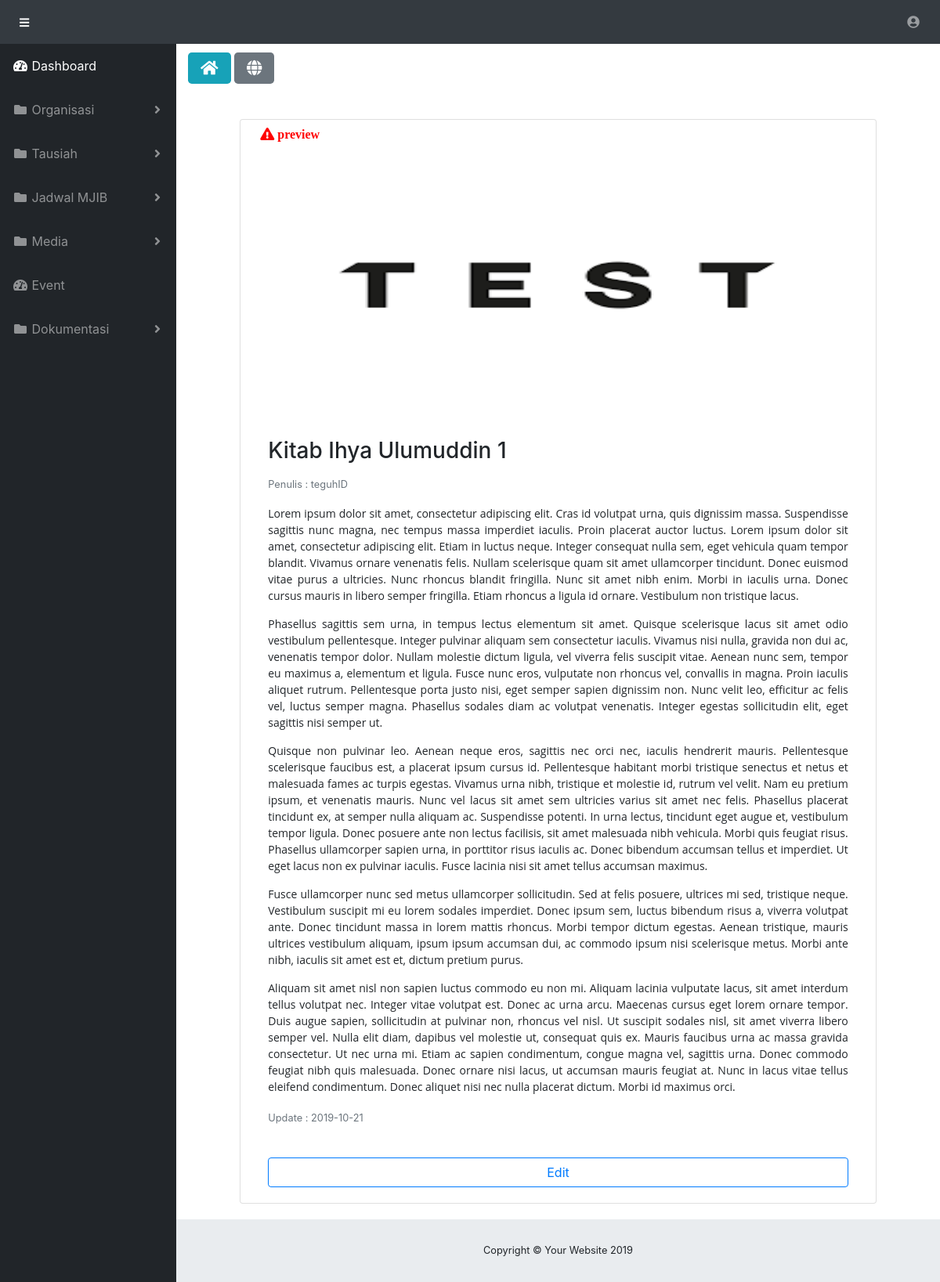
The page /index.php/Admin/DetailIhyaUlumuddin/11 on the database its author committed.
### tables this page shows
CREATE TABLE `ihya_ulumuddin` (
  `id` int(10) NOT NULL,
  `username` varchar(255) DEFAULT NULL,
  `judul` varchar(255) DEFAULT NULL,
  `content` longtext,
  `image` varchar(255) DEFAULT NULL,
  `updated_at` varchar(255) DEFAULT NULL
);

### application/controllers/Admin.php (called while the page is built, shortened)
<?php
class Admin extends CI_Controller {
	public function __construct()
	{
        $this->load->model('LoginModel');
        $this->load->model('AdminModel');
        $this->load->library('session');
	}
    public function DetailIhyaUlumuddin($id)
    {
        $data['IhyaUlumuddin'] = $this->AdminModel->DetailTausiah($id, 'ihya_ulumuddin')->result_array();
        $this->load->view('Admin/Tausiah/IhyaUlumuddin/DetailData', $data);
    }
}

### index.php (called while the page is built, shortened)
<?php
require_once BASEPATH.'core/CodeIgniter.php';

### application/models/AdminModel.php (called while the page is built, shortened)
<?php
class AdminModel extends CI_Model {
    public function DetailTausiah($id, $tabel)
    {
        $this->db->where('id', $id);
        return $this->db->get($tabel);
    }
}

### application/views/Admin/Tausiah/IhyaUlumuddin/DetailData.php (the view)
<?php $basedir = realpath(__DIR__); include($basedir . "..\..\..\Layout\Header.php");?>
<?php foreach ($IhyaUlumuddin as $data): ?>
    <a href="<?php echo site_url('Admin/IhyaUlumuddin')?>" class="btn-lg btn-info"><i class="fas fa-home"></i></a>
    <a href="<?php echo site_url('Admin/IhyaUlumuddin')?>" class="btn-lg btn-secondary"><i class="fas fa-globe"></i></a>
    <div class="row justify-content-center" style="margin-bottom:20px; margin-top:50px">
        <div class="card col-10">
        <i class="fas fa-exclamation-triangle" style="margin:10px; color:red"><strong> preview</strong></i>
        <?php if ($data['image'] == '') {?>
            <div class="row justify-content-center">
                <img src="<?php echo base_url('assets/admin/img/noimage.jpg')?>" width="630" height="350"><br>
            </div>
        <?php } else {?>
                <div class="row justify-content-center">
                <img src="<?php echo base_url('assets/admin/img/IhyaUlumuddin/' . $data['image'])?>" width="630" height="350"><br>
            </div>
        <?php } ?>
            <div class="card-body">
                <h3 class="card-title"><?php echo $data['judul'];?></h3>
                <p class="card-text"><small class="text-muted">Penulis : <?php echo $data['username'];?></small></p>
                <p class="card-text"><?php echo $data['content'];?></p>
                <p class="card-text"><small class="text-muted">Update : <?php echo $data['updated_at'];?></small></p>
            </div>
            <a class="btn btn-outline-primary" href="<?php echo site_url('Admin/IhyaUlumuddinHalamanEditData/' . $data['id'])?>" style="margin:20px">Edit</a>
        </div>
    </div>
<?php endforeach; ?>
<?php $basedir = realpath(__DIR__); include($basedir . "..\..\..\Layout\Footer.php");?>

### rows shown on the page
ihya_ulumuddin: image (picture), judul "Kitab Ihya Ulumuddin 1", username "teguhID", content "Lorem ipsum dolor sit amet, consectetur adipiscing elit. Cras id volutpat urna, quis dignissim massa. Suspendisse sagittis nunc magna, nec tempus massa imperdiet iaculis. Proin placerat auctor luctus. Lorem ipsum dolor sit amet, consectetur adipiscing elit. Etiam in luctus neque. Integer consequat nulla sem, eget vehicula quam tempor blandit. Vivamus ornare venenatis felis. Nullam scelerisque quam sit amet ullamcorper tincidunt. Donec euismod vitae purus a ultricies. Nunc rhoncus blandit fringilla. Nunc sit amet nibh enim. Morbi in iaculis urna. Donec cursus mauris in libero semper fringilla. Etiam rhoncus a ligula id ornare. Vestibulum non tristique lacus. Phasellus sagittis sem urna, in…", updated_at "2019-10-21"
